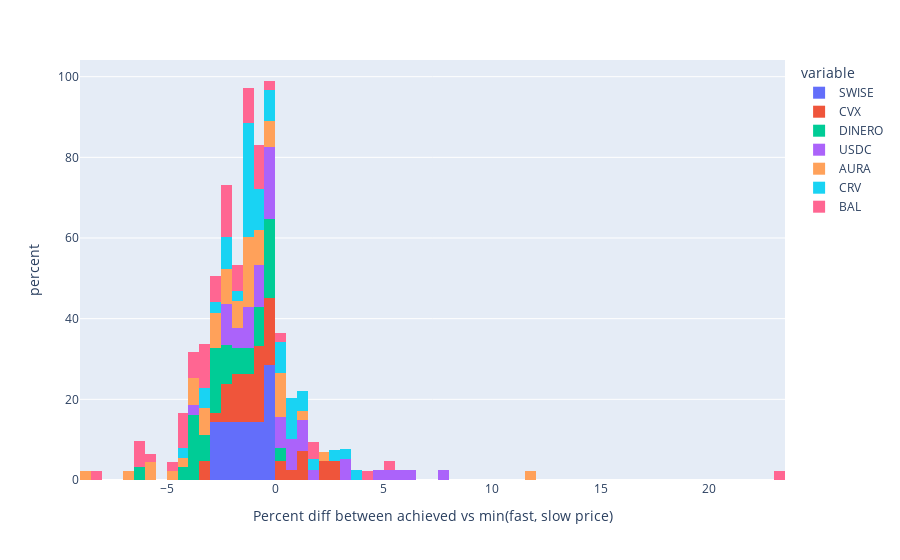

Notebook cell for this chart:
### Code cell
fig = px.histogram(percent_achieved_less_than_pricer_price, histnorm="percent")
fig.update_xaxes(title_text="Percent diff between achieved vs min(fast, slow price)")

### Figure 1 — Plotly figure (JSON) as saved in the notebook; plotly's stock layout.template omitted (floating-point values rounded to 4 significant figures)
{"data": [{"alignmentgroup": "True", "bingroup": "x", "histnorm": "percent", "hovertemplate": "variable=SWISE<br>value=%{x}<br>percent=%{y}<extra></extra>", "legendgroup": "SWISE", "marker": {"color": "#636efa", "pattern": {"shape": ""}}, "name": "SWISE", "offsetgroup": "SWISE", "orientation": "v", "showlegend": true, "type": "histogram", "x": [null, null, null, null, null, null, null, null, null, null, null, null, null, null, null, null, null, null, null, null, null, null, null, null, null, null, null, null, null, null, null, -0.651, null, -1.221, null, -2.476, null, -2.93, null, -1.55, null, -0.4452, null, null, -0.2978, null, null, null, null, null, null, null, null, null, null, null, null, null, null, null, null, null, null, null, null, null, null, null, null, null, null, null], "xaxis": "x", "yaxis": "y"}, {"alignmentgroup": "True", "bingroup": "x", "histnorm": "percent", "hovertemplate": "variable=CVX<br>value=%{x}<br>percent=%{y}<extra></extra>", "legendgroup": "CVX", "marker": {"color": "#EF553B", "pattern": {"shape": ""}}, "name": "CVX", "offsetgroup": "CVX", "orientation": "v", "showlegend": true, "type": "histogram", "x": [-0.7432, 1.192, null, 1.18, 2.286, null, -1.73, null, -1.516, -1.162, null, -2.303, null, -2.104, -0.03707, null, -1.231, null, -2.128, null, -2.531, null, 2.721, 2.343, null, -0.9297, null, -3.141, null, -1.572, null, null, -1.205, null, -3.236, null, -0.2079, null, 2.735, null, 1.487, null, -0.2569, null, null, -0.0862, -1.49, null, -1.388, null, -1.667, -1.552, 0.7049, null, -0.7324, null, -0.4035, -0.2919, -0.7749, 0.4604, 0.1863, -0.2161, null, -0.9269, null, -0.7341, null, -2.102, -0.7293, null, -0.6695, null], "xaxis": "x", "yaxis": "y"}, {"alignmentgroup": "True", "bingroup": "x", "histnorm": "percent", "hovertemplate": "variable=DINERO<br>value=%{x}<br>percent=%{y}<extra></extra>", "legendgroup": "DINERO", "marker": {"color": "#00cc96", "pattern": {"shape": ""}}, "name": "DINERO", "offsetgroup": "DINERO", "orientation": "v", "showlegend": true, "type": "histogram", "x": [null, -3.533, -3.523, null, -0.2902, null, -0.1558, -3.989, null, -4.291, null, -3.09, -1.618, null, -2.682, null, -2.811, null, -1.773, null, -2.105, null, null, -1.358, null, -2.004, null, -0.928, null, -0.2909, null, -0.7034, null, -0.4389, null, -3.586, null, -3.108, null, -1.468, null, -0.2362, null, null, -0.5812, null, -0.3702, null, -2.586, null, -2.648, -2.099, -2.572, null, -3.755, null, null, null, null, null, null, null, null, null, null, null, null, null, 0.2556, null, -6.214, null], "xaxis": "x", "yaxis": "y"}, {"alignmentgroup": "True", "bingroup": "x", "histnorm": "percent", "hovertemplate": "variable=USDC<br>value=%{x}<br>percent=%{y}<extra></extra>", "legendgroup": "USDC", "marker": {"color": "#ab63fa", "pattern": {"shape": ""}}, "name": "USDC", "offsetgroup": "USDC", "orientation": "v", "showlegend": true, "type": "histogram", "x": [-3.722, -2.441, -2.498, null, -1.385, null, -0.6511, -0.7772, null, -0.4777, null, -2.151, -0.4612, null, 0.04664, null, 1.89, null, -0.3565, null, -2.076, null, null, -0.6495, null, 0.2812, null, 0.6861, null, 1.025, null, -0.4011, null, 6.103, null, 7.755, null, 5.515, null, 5.069, null, 3.18, null, null, 3.05, null, -0.2335, null, -1.072, null, null, null, -1.148, null, -1.298, null, -0.6681, -0.251, -0.3303, -1.708, -1.84, 1.041, null, 0.4835, null, 0.6419, null, 0.5259, 4.621, null, 1.311, null], "xaxis": "x", "yaxis": "y"}, {"alignmentgroup": "True", "bingroup": "x", "histnorm": "percent", "hovertemplate": "variable=AURA<br>value=%{x}<br>percent=%{y}<extra></extra>", "legendgroup": "AURA", "marker": {"color": "#FFA15A", "pattern": {"shape": ""}}, "name": "AURA", "offsetgroup": "AURA", "orientation": "v", "showlegend": true, "type": "histogram", "x": [-5.906, -5.551, 11.55, null, -1.042, null, 2.085, -6.521, null, -4.77, null, -3.587, -1.263, null, -1.138, null, -2.111, null, -2.388, null, -4.492, null, -2.587, -0.694, null, -2.034, null, -2.606, null, -3.073, null, -1.79, null, 0.3501, null, -3.682, null, -1.22, null, 0.0457, null, -0.2166, null, -0.7977, -0.8708, null, -3.531, null, -2.395, null, -0.4336, -1.119, 1.043, null, 0.1919, null, -2.943, -2.857, -3.324, -1.749, -3.227, -0.1175, 0.03559, -1.11, -0.9148, 0.1299, -1.452, -1.489, -1.803, null, -8.577, null], "xaxis": "x", "yaxis": "y"}, {"alignmentgroup": "True", "bingroup": "x", "histnorm": "percent", "hovertemplate": "variable=CRV<br>value=%{x}<br>percent=%{y}<extra></extra>", "legendgroup": "CRV", "marker": {"color": "#19d3f3", "pattern": {"shape": ""}}, "name": "CRV", "offsetgroup": "CRV", "orientation": "v", "showlegend": true, "type": "histogram", "x": [-1.15, null, 3.024, null, null, -1.104, null, 0.31, null, null, -1.302, null, 0.5907, null, null, 3.568, null, 1.747, null, 0.1367, null, 0.516, 1.453, null, -1.016, null, -2.146, null, -0.5948, null, -1.292, null, -3.012, null, -4.198, null, 0.04824, null, 1.361, null, -1.011, null, -1.408, null, null, -2.095, null, -0.8448, null, -2.633, -2.409, -3.087, null, -0.575, null, 0.5185, 2.646, -0.2479, -0.08861, -0.5904, -1.64, -1.149, null, -1.066, null, -1.41, null, -1.064, null, 0.9609, null, -0.1223], "xaxis": "x", "yaxis": "y"}, {"alignmentgroup": "True", "bingroup": "x", "histnorm": "percent", "hovertemplate": "variable=BAL<br>value=%{x}<br>percent=%{y}<extra></extra>", "legendgroup": "BAL", "marker": {"color": "#FF6692", "pattern": {"shape": ""}}, "name": "BAL", "offsetgroup": "BAL", "orientation": "v", "showlegend": true, "type": "histogram", "x": [-2.769, -0.5028, -0.5806, null, -0.5325, null, -2.13, -2.754, null, -2.497, null, -1.633, -2.274, null, 1.765, null, -2.457, null, -1.117, null, -0.2429, null, -1.061, -1.077, null, -1.902, null, -0.818, null, 1.814, null, 4.366, null, 5.163, null, -4.234, null, -6.386, null, -6.096, null, -1.665, null, 23.23, -3.437, null, -8.381, null, -6.011, null, -3.857, -4.564, -3.924, null, -3.166, null, -2.573, -4.029, -2.051, 0.02604, -3.222, -1.455, -0.5151, -3.08, -3.306, -5.56, -2.094, -3.737, -4.424, null, -4.23, null], "xaxis": "x", "yaxis": "y"}], "layout": {"barmode": "relative", "legend": {"title": {"text": "variable"}, "tracegroupgap": 0}, "margin": {"t": 60}, "xaxis": {"anchor": "y", "domain": [0, 1], "title": {"text": "Percent diff between achieved vs min(fast, slow price)"}}, "yaxis": {"anchor": "x", "domain": [0, 1], "title": {"text": "percent"}}}}
